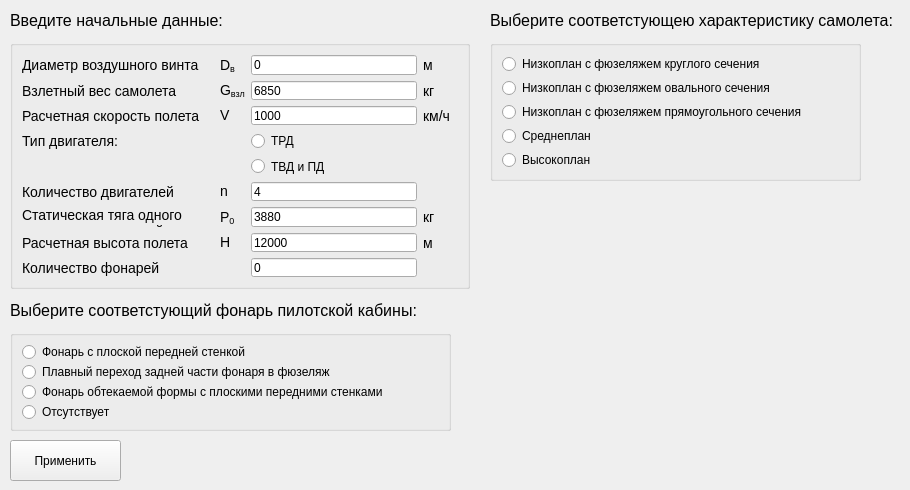
            <widget class="QWidget" name="tab_7">
             <attribute name="title">
              <string>Общие данные</string>
             </attribute>
             <widget class="QGroupBox" name="groupBox_11">
              <property name="geometry">
               <rect>
                <x>10</x>
                <y>40</y>
                <width>460</width>
                <height>249</height>
               </rect>
              </property>
              <property name="styleSheet">
               <string notr="true">QLabel{
font-size: 14px;
}</string>
              </property>
              <property name="title">
               <string/>
              </property>
              <layout class="QVBoxLayout" name="verticalLayout_3">
               <item>
                <layout class="QGridLayout" name="gridLayout_13">
                 <item row="7" column="1">
                  <widget class="QLabel" name="label_209">
                   <property name="text">
                    <string>&lt;html&gt;&lt;head/&gt;&lt;body&gt;&lt;p&gt;Н&lt;/p&gt;&lt;/body&gt;&lt;/html&gt;</string>
                   </property>
                  </widget>
                 </item>
                 <item row="7" column="2">
                  <widget class="QLineEdit" name="ed_H">
                   <property name="text">
                    <string>12000</string>
                   </property>
                  </widget>
                 </item>
                 <item row="7" column="3">
                  <widget class="QLabel" name="label_177">
                   <property name="text">
                    <string>м</string>
                   </property>
                  </widget>
                 </item>
                 <item row="1" column="3">
                  <widget class="QLabel" name="label_203">
                   <property name="text">
                    <string>кг</string>
                   </property>
                  </widget>
                 </item>
                 <item row="1" column="2">
                  <widget class="QLineEdit" name="ed_Gvzl">
                   <property name="text">
                    <string>6850</string>
                   </property>
                  </widget>
                 </item>
                 <item row="4" column="2">
                  <widget class="QRadioButton" name="radioButton_PD">
                   <property name="text">
                    <string>ТВД и ПД</string>
                   </property>
                  </widget>
                 </item>
                 <item row="2" column="1">
                  <widget class="QLabel" name="label_201">
                   <property name="text">
                    <string>&lt;html&gt;&lt;head/&gt;&lt;body&gt;&lt;p&gt;V&lt;/p&gt;&lt;/body&gt;&lt;/html&gt;</string>
                   </property>
                  </widget>
                 </item>
                 <item row="6" column="2">
                  <widget class="QLineEdit" name="ed_P0">
                   <property name="text">
                    <string>3880</string>
                   </property>
                  </widget>
                 </item>
                 <item row="2" column="3">
                  <widget class="QLabel" name="label_176">
                   <property name="text">
                    <string>км/ч  </string>
                   </property>
                  </widget>
                 </item>
                 <item row="3" column="2">
                  <widget class="QRadioButton" name="radioButton_TRD">
                   <property name="text">
                    <string>ТРД</string>
                   </property>
                  </widget>
                 </item>
                 <item row="1" column="1">
                  <widget class="QLabel" name="label_204">
                   <property name="text">
                    <string>&lt;html&gt;&lt;head/&gt;&lt;body&gt;&lt;p&gt;G&lt;span style=&quot; vertical-align:sub;&quot;&gt;взл&lt;/span&gt;&lt;/p&gt;&lt;/body&gt;&lt;/html&gt;</string>
                   </property>
                  </widget>
                 </item>
                 <item row="5" column="2">
                  <widget class="QLineEdit" name="ed_number">
                   <property name="text">
                    <string>4</string>
                   </property>
                  </widget>
                 </item>
                 <item row="5" column="1">
                  <widget class="QLabel" name="label_210">
                   <property name="text">
                    <string>&lt;html&gt;&lt;head/&gt;&lt;body&gt;&lt;p&gt;n&lt;/p&gt;&lt;/body&gt;&lt;/html&gt;</string>
                   </property>
                  </widget>
                 </item>
                 <item row="6" column="1">
                  <widget class="QLabel" name="label_173">
                   <property name="text">
                    <string>&lt;html&gt;&lt;head/&gt;&lt;body&gt;&lt;p&gt;Р&lt;span style=&quot; vertical-align:sub;&quot;&gt;0&lt;/span&gt;&lt;/p&gt;&lt;/body&gt;&lt;/html&gt;</string>
                   </property>
                  </widget>
                 </item>
                 <item row="3" column="0">
                  <widget class="QLabel" name="label_153">
                   <property name="text">
                    <string>Тип двигателя:</string>
                   </property>
                  </widget>
                 </item>
                 <item row="2" column="2">
                  <widget class="QLineEdit" name="ed_V">
                   <property name="text">
                    <string>1000</string>
                   </property>
                  </widget>
                 </item>
                 <item row="7" column="0">
                  <widget class="QLabel" name="label_194">
                   <property name="text">
                    <string>Расчетная высота полета</string>
                   </property>
                  </widget>
                 </item>
                 <item row="6" column="0">
                  <widget class="QLabel" name="label_200">
                   <property name="text">
                    <string>&lt;html&gt;&lt;head/&gt;&lt;body&gt;&lt;p&gt;Статическая тяга одного&lt;br/&gt; двигателя на нулевой высоте&lt;/p&gt;&lt;/body&gt;&lt;/html&gt;</string>
                   </property>
                  </widget>
                 </item>
                 <item row="5" column="0">
                  <widget class="QLabel" name="label_162">
                   <property name="text">
                    <string>Количество двигателей</string>
                   </property>
                  </widget>
                 </item>
                 <item row="2" column="0" alignment="Qt::AlignLeft">
                  <widget class="QLabel" name="label_192">
                   <property name="text">
                    <string>Расчетная скорость полета</string>
                   </property>
                  </widget>
                 </item>
                 <item row="1" column="0">
                  <widget class="QLabel" name="label_199">
                   <property name="text">
                    <string>Взлетный вес самолета</string>
                   </property>
                  </widget>
                 </item>
                 <item row="6" column="3">
                  <widget class="QLabel" name="label_211">
                   <property name="text">
                    <string>&lt;html&gt;&lt;head/&gt;&lt;body&gt;&lt;p&gt;кг&lt;/p&gt;&lt;/body&gt;&lt;/html&gt;</string>
                   </property>
                  </widget>
                 </item>
                 <item row="0" column="1">
                  <widget class="QLabel" name="label_86">
                   <property name="text">
                    <string>&lt;html&gt;&lt;head/&gt;&lt;body&gt;&lt;p&gt;D&lt;span style=&quot; vertical-align:sub;&quot;&gt;в&lt;/span&gt;&lt;/p&gt;&lt;/body&gt;&lt;/html&gt;</string>
                   </property>
                  </widget>
                 </item>
                 <item row="0" column="2">
                  <widget class="QLineEdit" name="ed_Dv">
                   <property name="text">
                    <string>0</string>
                   </property>
                  </widget>
                 </item>
                 <item row="0" column="3">
                  <widget class="QLabel" name="label_143">
                   <property name="text">
                    <string>м</string>
                   </property>
                  </widget>
                 </item>
                 <item row="0" column="0">
                  <widget class="QLabel" name="label_76">
                   <property name="text">
                    <string>Диаметр воздушного винта</string>
                   </property>
                  </widget>
                 </item>
                 <item row="8" column="0">
                  <widget class="QLabel" name="label_308">
                   <property name="text">
                    <string>Количество фонарей</string>
                   </property>
                  </widget>
                 </item>
                 <item row="8" column="2">
                  <widget class="QLineEdit" name="ed_nlight">
                   <property name="text">
                    <string>0</string>
                   </property>
                  </widget>
                 </item>
                </layout>
               </item>
              </layout>
             </widget>
             <widget class="QPushButton" name="buCommonDataSafe">
              <property name="geometry">
               <rect>
                <x>10</x>
                <y>440</y>
                <width>111</width>
                <height>41</height>
               </rect>
              </property>
              <property name="cursor">
               <cursorShape>PointingHandCursor</cursorShape>
              </property>
              <property name="text">
               <string>Применить</string>
              </property>
             </widget>
             <widget class="QLabel" name="label_301">
              <property name="geometry">
               <rect>
                <x>10</x>
                <y>10</y>
                <width>221</width>
                <height>21</height>
               </rect>
              </property>
              <property name="styleSheet">
               <string notr="true">font-size:16px;</string>
              </property>
              <property name="text">
               <string>Введите начальные данные:</string>
              </property>
             </widget>
             <widget class="QGroupBox" name="groupBox_22">
              <property name="geometry">
               <rect>
                <x>490</x>
                <y>40</y>
                <width>371</width>
                <height>141</height>
               </rect>
              </property>
              <property name="title">
               <string/>
              </property>
              <layout class="QGridLayout" name="gridLayout_31">
               <item row="0" column="0">
                <layout class="QGridLayout" name="gridLayout_30">
                 <item row="2" column="0">
                  <widget class="QRadioButton" name="rb_rectangle">
                   <property name="text">
                    <string>Низкоплан с фюзеляжем прямоугольного сечения</string>
                   </property>
                  </widget>
                 </item>
                 <item row="3" column="0">
                  <widget class="QRadioButton" name="rb_middle">
                   <property name="text">
                    <string>Среднеплан</string>
                   </property>
                  </widget>
                 </item>
                 <item row="1" column="0">
                  <widget class="QRadioButton" name="rb_oval">
                   <property name="text">
                    <string>Низкоплан с фюзеляжем овального сечения</string>
                   </property>
                  </widget>
                 </item>
                 <item row="4" column="0">
                  <widget class="QRadioButton" name="rb_high">
                   <property name="text">
                    <string>Высокоплан</string>
                   </property>
                  </widget>
                 </item>
                 <item row="0" column="0">
                  <widget class="QRadioButton" name="rb_circle">
                   <property name="text">
                    <string>Низкоплан с фюзеляжем круглого сечения</string>
                   </property>
                  </widget>
                 </item>
                </layout>
               </item>
              </layout>
             </widget>
             <widget class="QLabel" name="label_58">
              <property name="geometry">
               <rect>
                <x>490</x>
                <y>10</y>
                <width>411</width>
                <height>21</height>
               </rect>
              </property>
              <property name="styleSheet">
               <string notr="true">font-size:16px;</string>
              </property>
              <property name="text">
               <string>Выберите соответстующею характеристику самолета:</string>
              </property>
             </widget>
             <widget class="QGroupBox" name="groupBox_23">
              <property name="geometry">
               <rect>
                <x>10</x>
                <y>330</y>
                <width>441</width>
                <height>101</height>
               </rect>
              </property>
              <property name="title">
               <string/>
              </property>
              <layout class="QGridLayout" name="gridLayout_37">
               <item row="0" column="0">
                <layout class="QGridLayout" name="gridLayout_36">
                 <item row="0" column="0">
                  <widget class="QRadioButton" name="rb_1">
                   <property name="text">
                    <string>Фонарь с плоской передней стенкой</string>
                   </property>
                  </widget>
                 </item>
                 <item row="1" column="0">
                  <widget class="QRadioButton" name="rb_2">
                   <property name="text">
                    <string>Плавный переход задней части фонаря в фюзеляж</string>
                   </property>
                  </widget>
                 </item>
                 <item row="2" column="0">
                  <widget class="QRadioButton" name="rb_3">
                   <property name="text">
                    <string>Фонарь обтекаемой формы с плоскими передними стенками</string>
                   </property>
                  </widget>
                 </item>
                 <item row="3" column="0">
                  <widget class="QRadioButton" name="rb_no">
                   <property name="text">
                    <string>Отсутствует</string>
                   </property>
                  </widget>
                 </item>
                </layout>
               </item>
              </layout>
             </widget>
             <widget class="QLabel" name="label_78">
              <property name="geometry">
               <rect>
                <x>10</x>
                <y>300</y>
                <width>411</width>
                <height>21</height>
               </rect>
              </property>
              <property name="styleSheet">
               <string notr="true">font-size:16px;</string>
              </property>
              <property name="text">
               <string>Выберите соответстующий фонарь пилотской кабины:</string>
              </property>
             </widget>
            </widget>
